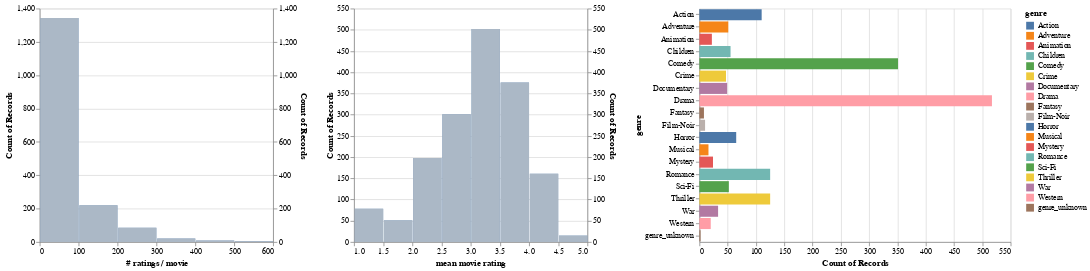

Notebook cell for this chart:
### Markdown cell above
Finally, the last chart shows the distribution of the number of ratings and average rating.

### Code cell
# Display the number of ratings and average rating per movie.
alt.hconcat(
    filtered_hist('rating count', '# ratings / movie', genre_filter),
    filtered_hist('rating mean', 'mean movie rating', genre_filter),
    genre_chart,
    data=movies_ratings)

### Figure 1 — Vega-Lite specification as saved in the notebook (floating-point values rounded to 4 significant figures; data arrays with more than 128 entries replaced by an {"elided": "..."} marker saying what was removed)
{"$schema": "https://vega.github.io/schema/vega-lite/v4.17.0.json", "config": {"view": {"continuousHeight": 300, "continuousWidth": 400}}, "data": {"name": "data-77ce8c1dc2a3a8d0e128e245cdfa1030"}, "datasets": {"data-77ce8c1dc2a3a8d0e128e245cdfa1030": {"elided": "1682 records"}}, "hconcat": [{"layer": [{"encoding": {"x": {"bin": {"maxbins": 10}, "field": "rating count", "title": "# ratings / movie", "type": "quantitative"}, "y": {"aggregate": "count", "type": "quantitative"}}, "mark": "bar", "transform": [{"filter": {"selection": "selector002"}}], "width": 300}, {"encoding": {"color": {"value": "lightgray"}, "opacity": {"value": 0.7}, "x": {"bin": {"maxbins": 10}, "field": "rating count", "title": "# ratings / movie", "type": "quantitative"}, "y": {"aggregate": "count", "type": "quantitative"}}, "mark": "bar", "width": 300}], "resolve": {"scale": {"y": "independent"}}}, {"layer": [{"encoding": {"x": {"bin": {"maxbins": 10}, "field": "rating mean", "title": "mean movie rating", "type": "quantitative"}, "y": {"aggregate": "count", "type": "quantitative"}}, "mark": "bar", "transform": [{"filter": {"selection": "selector002"}}], "width": 300}, {"encoding": {"color": {"value": "lightgray"}, "opacity": {"value": 0.7}, "x": {"bin": {"maxbins": 10}, "field": "rating mean", "title": "mean movie rating", "type": "quantitative"}, "y": {"aggregate": "count", "type": "quantitative"}}, "mark": "bar", "width": 300}], "resolve": {"scale": {"y": "independent"}}}, {"encoding": {"color": {"condition": {"field": "genre", "selection": "selector002", "type": "nominal"}, "value": "lightgray"}, "x": {"aggregate": "count", "type": "quantitative"}, "y": {"field": "genre", "type": "nominal"}}, "height": 300, "mark": "bar", "selection": {"selector002": {"fields": ["genre"], "type": "multi"}}}]}
